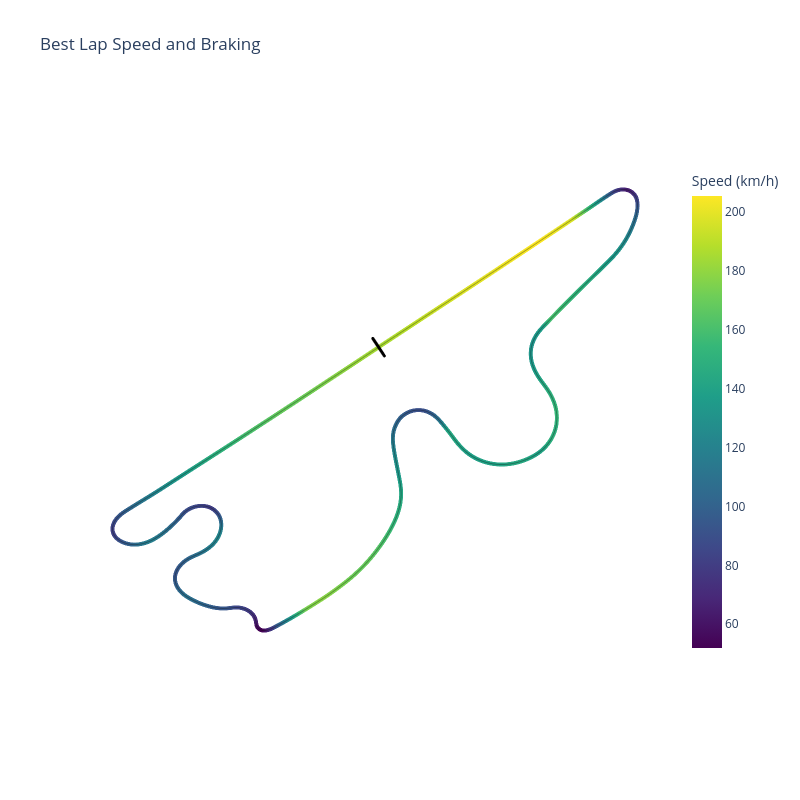

Notebook source saved alongside this figure:
### Code cell
# plot speed on GPS map
fig = plot_lap_gps(
    lat=lap_channels['GPS Latitude'],
    lon=lap_channels['GPS Longitude'],
    color_channels=[
        (lap_channels['speed_kmh'], 'Speed (km/h)', 'Viridis')
    ],
    title='Speed'
)
show_fig(fig)

### Figure 1 — Plotly figure (JSON) as saved in the notebook; plotly's stock layout.template omitted (floating-point values rounded to 4 significant figures; data arrays with more than 128 entries replaced by an {"elided": "..."} marker saying what was removed)
{"data": [{"hovertemplate": "Speed (km/h): %{marker.color:.2f}<br>Lon: %{x:.6f}<br>Lat: %{y:.6f}<extra></extra>", "marker": {"color": {"elided": "38778 float values"}, "colorbar": {"len": 0.8, "title": {"text": "Speed (km/h)"}, "x": 1.02}, "colorscale": [[0, "#440154"], [0.1111, "#482878"], [0.2222, "#3e4989"], [0.3333, "#31688e"], [0.4444, "#26828e"], [0.5556, "#1f9e89"], [0.6667, "#35b779"], [0.7778, "#6ece58"], [0.8889, "#b5de2b"], [1, "#fde725"]], "showscale": true, "size": 4}, "mode": "markers", "name": "Speed (km/h)", "showlegend": false, "type": "scattergl", "x": {"elided": "38778 float values"}, "y": {"elided": "38778 float values"}}, {"hoverinfo": "skip", "line": {"color": "black", "width": 1}, "mode": "lines", "name": "Track Outline", "opacity": 0.3, "showlegend": false, "type": "scattergl", "x": {"elided": "38778 float values"}, "y": {"elided": "38778 float values"}}, {"hoverinfo": "skip", "line": {"color": "black", "width": 3}, "mode": "lines", "name": "Start/Finish", "showlegend": false, "type": "scattergl", "x": [138.9, 138.9], "y": [35.37, 35.37]}], "layout": {"height": 800, "hovermode": "closest", "plot_bgcolor": "white", "title": {"text": "Best Lap Speed and Braking"}, "width": 800, "xaxis": {"scaleanchor": "y", "scaleratio": 1, "showgrid": false, "showticklabels": false, "zeroline": false}, "yaxis": {"showgrid": false, "showticklabels": false, "zeroline": false}}}
